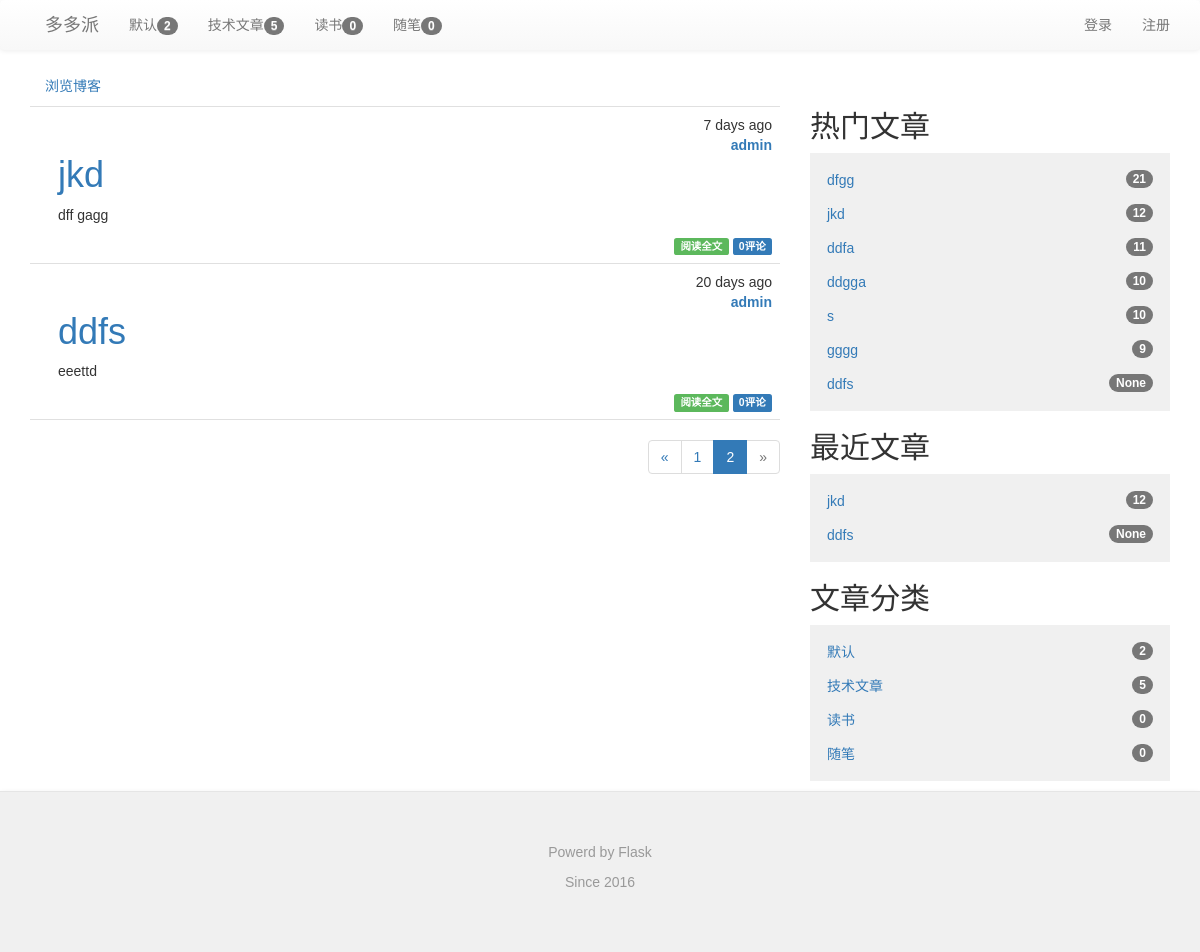
Screenshot of /?page=2 with the database file from the repository.
### app/models.py (models this page shows, shortened)
class Category(db.Model):
    __tablename__ = 'categories'
    id = db.Column(db.Integer,primary_key=True)
    name = db.Column(db.String(64),unique=True)
    posts = db.relationship('Post',backref='category',lazy='dynamic')

class Post(db.Model):
    __tablename__ = 'posts'
    id = db.Column(db.Integer,primary_key=True)
    title = db.Column(db.Text(128))
    body = db.Column(db.Text)
    body_html = db.Column(db.Text)
    timestamp = db.Column(db.DateTime,index=True,default=datetime.utcnow)
    auth_id = db.Column(db.Integer,db.ForeignKey('users.id'))
    category_id = db.Column(db.Integer,db.ForeignKey('categories.id'))
    comments = db.relationship('Comment',backref='post',lazy='dynamic')
    visits = db.Column(db.Integer,nullable=False,default=int(10))

class User(UserMixin, db.Model):
    __tablename__ = 'users'
    id = db.Column(db.Integer, primary_key=True)
    email = db.Column(db.String(64), unique=True, index=True)
    username = db.Column(db.String(64), unique=True, index=True)
    role_id = db.Column(db.Integer, db.ForeignKey('roles.id'))
    password_hash = db.Column(db.String(128))
    confirmed = db.Column(db.Boolean, default=False)
    name = db.Column(db.String(64))
    location = db.Column(db.String(64))
    about_me = db.Column(db.Text())
    member_since = db.Column(db.DateTime(), default=datetime.utcnow)
    last_seen = db.Column(db.DateTime(), default=datetime.utcnow)
    posts = db.relationship('Post',backref='author',lazy='dynamic')
    followed = db.relationship('Follow',
                               foreign_keys=[Follow.follower_id],
                               backref=db.backref('follower',lazy='joined'),
                               lazy='dynamic',cascade='all,delete-orphan')
    followers = db.relationship('Follow',
                                foreign_keys=[Follow.followed_id],
                                backref=db.backref('followed',lazy='joined'),
                                lazy='dynamic',cascade='all,delete-orphan')
    sendto = db.relationship('Message',
                             foreign_keys=[Message.sendto_id],
                             backref=db.backref('sendto',lazy='joined'),
                             lazy='dynamic',cascade='all,delete-orphan'
                             )
    author = db.relationship('Message',
                             foreign_keys=[Message.author_id],
                             backref=db.backref('author',lazy='joined'),
                             lazy='dynamic',cascade='all,delete-orphan'
                             )
    comments = db.relationship('Comment',backref='author',lazy='dynamic')
    starposts = db.relationship('Post',secondary='stars',backref=db.backref('stared',lazy='joined'),lazy='joined')
    @property
    def password(self):
        raise AttributeError('password is not a readable attribute')

### app/main/views.py (the view)
@main.route('/',methods=['GET','POST'])
def index():
    form = PostForm()
    page = request.args.get('page',1,type=int)
    show_followed = False
    if current_user.is_authenticated:
        show_followed = bool(request.cookies.get('show_followed',''))
    if show_followed:
        query = current_user.followed_posts
    else:
        query = Post.query
    pagination = query.order_by(Post.timestamp.desc()).paginate(
            page,per_page=current_app.config['FLASKY_POSTS_PER_PAGE'],error_out=False)
    posts = pagination.items
    return render_template('index.html',posts=posts,form=form,pagination=pagination,
                           show_followed=show_followed)

### app/auth/views.py (called while the page is built)
@auth.before_app_request
def before_request():
    if current_user.is_authenticated:
        current_user.ping()
        if not current_user.confirmed \
            and request.endpoint[:5] != 'auth.' \
            and request.endpoint != 'static':
            return redirect(url_for('auth.unconfirmed'))

### app/main/__init__.py (called while the page is built)
@main.app_context_processor
def inject_permission():
    return dict(Permission=Permission)

### app/main/views.py (called while the page is built)
@main.before_app_request
def before_request(): #定义全局变量
    g.categories=Category.query.all()
    g.hotpost = Post.query.order_by(Post.visits.desc()).all()

@main.after_app_request
def after_request(response):
    for query in get_debug_queries():
        if query.duration >= current_app.config['FLASKY_SLOW_DB_QUERY_TIME']:
            current_app.logger.warning(
                'Slow query:%s\nParameters: %s\nDuration: %fs\nContext: %s\n'
                %(query.statement,query.parameters,query.duration,query.context)
            )
    return response

### app/models.py (called while the page is built)
    def can(self, permissions):
        return False

    def is_administrator(self):
        return False

### app/templates/index.html (shortened to what this page needs)
{% extends "base.html" %}
{% import "bootstrap/wtf.html" as wtf %}
{% import "_macros.html" as macros %}
{% block page_content %}
<div class="row">
    <div class="col-xs-12 col-md-8">
        <div class="post-tabs">
            <ul class="nav nav-pills">
                <li><a href="{{ url_for('.show_all')}}">浏览博客</a></li>
            </ul>
            {% include "_posts_thumbnail.html"%}
        </div>
        {% if pagination %}
        <div class="pagination">
            {{ macros.pagination_widget(pagination, '.index') }}
        </div>
    </div>
    <div class="col-xs-6 col-md-4">
        <div class="write-button" style="padding:20px">
        </div>
        <div class="treeview list-unstyled">
            <h2 class="sidebar">热门文章</h2>
            <ul class="treeview-menu list-unstyled">
                {% for post in g.hotpost %}
                <li><a href="{{ url_for('main.post', id=post.id) }}">{{ post.title }}<span class="badge">{{ post.visits}}</span></a></li>
                {% endfor %}
            </ul>
        </div>
        <div class="treeview list-unstyled">
            <h2 class="sidebar">最近文章</h2>
            <ul class="treeview-menu list-unstyled">
                {% for post in posts %}
                <li><a href="{{ url_for('main.post', id=post.id) }}">{{ post.title }}<span class="badge">{{ post.visits}}</span></a></li>
                {% endfor %}
            </ul>
        </div>
        <div class="treeview list-unstyled">
            <h2 class="sidebar">文章分类</h2>
            <ul class="treeview-menu list-unstyled">
                {% for category in g.categories %}
                <li><a href="{{ url_for('main.category',id=category.id)}}">{{category.name}}<span class="badge">{{category.posts.count()}}</span></a></li>
                {% endfor %}
            </ul>
        </div>
    </div>
</div>
{% endif %}
{% endblock %}

### app/templates/base.html (shortened to what this page needs)
{% extends "bootstrap/base.html" %}
{% block head %}
{{ super() }}
<link rel="stylesheet" type="text/css" href="{{ url_for('static', filename='css/bootstrap.css') }}">
<link rel="stylesheet" type="text/css" href="{{ url_for('static', filename='css/bootstrap.min.css') }}">
<link rel="stylesheet" type="text/css" href="{{ url_for('static', filename='css/bootstrap-theme.css') }}">
<link rel="stylesheet" type="text/css" href="{{ url_for('static', filename='css/bootstrap-theme.min.css') }}">
<link rel="stylesheet" type="text/css" href="{{ url_for('static', filename='styles.css') }}">
{% endblock %}
{% block navbar %}
<div class="nav navbar-default">
    <div class="container">
        <div class="navbar-header">
            <a class="navbar-brand" href="/">多多派</a>
        </div>
            <ul class="nav navbar-nav">
            {% for category in g.categories %}
                <li><a href="{{ url_for('main.category',id=category.id)}}">{{category.name}}<span class="badge">{{category.posts.count()}}</span></a></li>
            {% endfor %}
            </ul>
            <ul class="nav navbar-nav navbar-right">
                <li><a href="{{url_for('auth.register')}}">注册</a></li>
            </ul>
            <ul class="nav navbar-nav navbar-right">
                {% if current_user.is_authenticated %}
                <li class="dropdown">
                    <a href="#" class="dropdown-toggle" data-toggle="dropdown">{{current_user.username}}的账号<b class="caret"></b></a>
                    <ul class="dropdown-menu">
                        <li><a href="{{ url_for('auth.change_password') }}">修改密码</a></li>
                        <li><a href="{{ url_for('auth.change_email_request') }}">修改邮箱</a></li>
                        <li><a href="{{ url_for('main.profile',username=current_user.username) }}">用户资料</a></li>
                        <li><a href="{{ url_for('auth.logout') }}">退出登录</a></li>
                    </ul>
                </li>
                {% else %}
                <li><a href="{{ url_for('auth.login') }}">登录</a></li>
                {% endif %}
             </ul>
        </div>
   </div>
{% endblock %}
{% block content %}
<div class="container">
    {% block page_content %}{% endblock %}
</div>
<div class="nav navbar-default">
  <footer class="blog-footer">
      <p>Powerd by Flask</p>
      <p>Since 2016</p>
  </footer>
</div>
{% endblock %}

### app/templates/_posts_thumbnail.html (shortened to what this page needs)
<ul class="posts">
    {% for post in posts %}
    <li class="post">
        <div class="post-content">
            <div class="post-date">{{ moment(post.timestamp).fromNow() }}</div><br/>
            <div class="post-auth"><a href="{{ url_for('.profile',username=post.author.username) }}">{{ post.author.username }}</a></div>
            <div class="post-title text-primary">
                {% if post.title %}
                <h1>{{ post.title }}</h1>
                {% endif %}
            </div>
            <div class="post-body">
                {% if post.body_html %}
                    {{ post.body_html[:100]| safe }}
                {% else %}
                    {{ post.body[:100] }}
                {% endif %}
            </div>
            <div class="post-footer">
                <a href="{{ url_for('.post',id=post.id) }}">
                    <span class="label label-success">阅读全文</span>
                </a>
                <a href="{{ url_for('.post',id=post.id) }}#comments">
                    <span class="label label-primary">{{ post.comments.count() }}评论</span>
                </a>
            </div>
        </div>
    </li>
    {% endfor %}
</ul>

### app/static/styles.css (style rules this page uses)
body,button, input, select, textarea,h1 ,h2, h3, h4, h5, h6 { font-family: Microsoft YaHei , Tahoma, Helvetica, Arial, "\5b8b\4f53"; }
div.treeview ul.treeview-menu { padding: 10px; background-color: #f0f0f0; }
div.treeview ul.treeview-menu li { padding: 7px; }
div.treeview span.badge { float:right }
div.post-tabs { margin-top: 16px; }
ul.posts { list-style-type: none; padding: 0px; margin: 0px 0px 0px 0px; border-top: 1px solid #e0e0e0; }
ul.posts li.post { padding: 8px; border-bottom: 1px solid #e0e0e0; }
div.post-date { float: right; }
div.post-auth { float: right; font-weight: bold; }
div.post-content { margin-left: 20px; min-height: 20px; }
div.post-footer { text-align:right; }
div.pagination { width: 100%; text-align: right; padding: 0px; margin: 0px; }
footer.blog-footer { padding: 50px; color: #999; text-align: center; background-color: #f0f0f0; border-top: 1px solid #e5e5e5; }

### rows the page displays
Category: name "默认", posts.count "2"
Category: name "技术文章", posts.count "5"
Category: name "读书", posts.count "0"
Category: name "随笔", posts.count "0"
Post: timestamp "7 days ago", author.username "admin", title "jkd", body_html "dff gagg", comments.count "0", visits "12"
Post: timestamp "20 days ago", author.username "admin", title "ddfs", body_html "eeettd", comments.count "0", visits "None"
Post: title "dfgg", visits "21"
Post: title "ddfa", visits "11"
Post: title "ddgga", visits "10"
Post: title "s", visits "10"
Post: title "gggg", visits "9"

### other values shown
{{ p }} "1"
{{ p }} "2"
